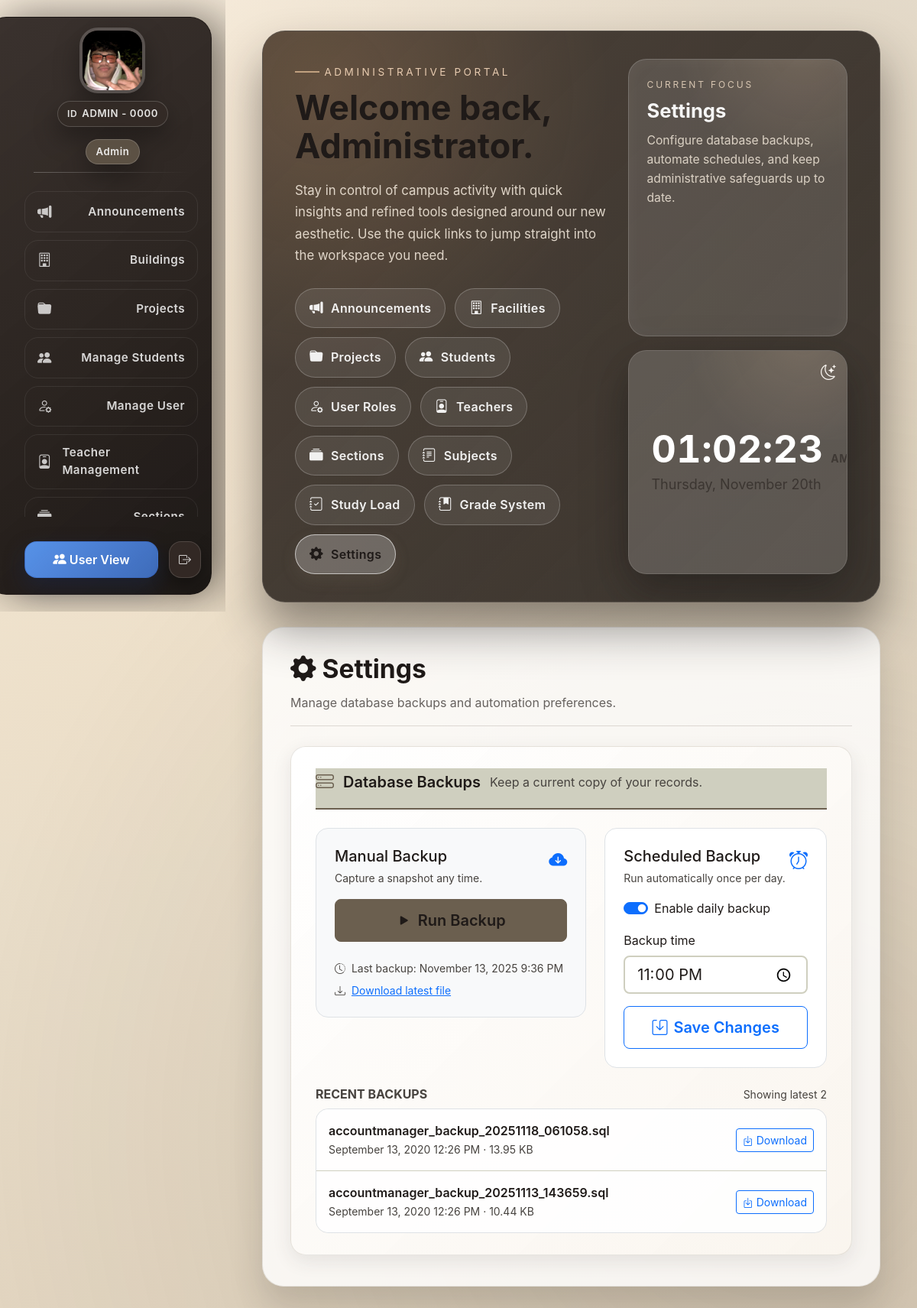
Page /public/admin_dashboard.php?section=settings (signed in) on the committed database.
### tables this page shows
CREATE TABLE `backup_settings` (
  `id` tinyint(3) unsigned NOT NULL,
  `schedule_enabled` tinyint(1) NOT NULL DEFAULT 0,
  `schedule_time` time DEFAULT NULL,
  `last_backup_at` datetime DEFAULT NULL,
  `last_backup_path` varchar(255) DEFAULT NULL,
  `last_scheduled_run` datetime DEFAULT NULL,
  `updated_at` timestamp NOT NULL DEFAULT current_timestamp() ON UPDATE current_timestamp(),
  PRIMARY KEY (`id`)
);

### BackEnd/admin/settings_section.php (the view, shortened to what this page needs)
<?php
$conn = Database::getInstance()->getConnection();
$conn->query("CREATE TABLE IF NOT EXISTS backup_settings (
  id TINYINT UNSIGNED PRIMARY KEY,
  schedule_enabled TINYINT(1) NOT NULL DEFAULT 0,
  schedule_time TIME NULL,
  last_backup_at DATETIME NULL,
  last_backup_path VARCHAR(255) NULL,
  last_scheduled_run DATETIME NULL,
  updated_at TIMESTAMP DEFAULT CURRENT_TIMESTAMP ON UPDATE CURRENT_TIMESTAMP
) ENGINE=InnoDB DEFAULT CHARSET=utf8mb4");
$conn->query("INSERT IGNORE INTO backup_settings (id, schedule_enabled) VALUES (1, 0)");
$projectRoot = dirname(__DIR__, 2);
$backendRoot = dirname(__DIR__);
$backupFolderName = 'backups';
$backupFolderFs = $backendRoot . DIRECTORY_SEPARATOR . $backupFolderName;
$settingsRow = [
  'schedule_enabled' => 0,
  'schedule_time' => null,
  'last_backup_at' => null,
  'last_backup_path' => null,
  'last_scheduled_run' => null
];
$settingsRes = $conn->query("SELECT schedule_enabled, schedule_time, last_backup_at, last_backup_path, last_scheduled_run FROM backup_settings WHERE id = 1 LIMIT 1");
if ($settingsRes && $settingsRes->num_rows > 0) {
  $settingsRow = $settingsRes->fetch_assoc();
}
$scheduleEnabled = isset($settingsRow['schedule_enabled']) && (int)$settingsRow['schedule_enabled'] === 1;
$scheduleTimeRaw = $settingsRow['schedule_time'] ?? '';
$scheduleTimeValue = $scheduleTimeRaw ? substr($scheduleTimeRaw, 0, 5) : '';
$lastBackupAt = $settingsRow['last_backup_at'] ?? null;
$lastBackupPath = $settingsRow['last_backup_path'] ?? '';
$lastBackupDownloadUrl = '';
if (!empty($lastBackupPath)) {
  $lastBackupRelative = ltrim(str_replace('\\', '/', $lastBackupPath), '/');
  $lastBackupFs = $projectRoot . DIRECTORY_SEPARATOR . str_replace(['/', '\\'], DIRECTORY_SEPARATOR, $lastBackupRelative);
  if (file_exists($lastBackupFs)) {
    $lastBackupDownloadUrl = '/TCC/' . str_replace('\\', '/', $lastBackupRelative);
  }
}
$availableBackups = [];
if (is_dir($backupFolderFs)) {
  $backupFiles = glob($backupFolderFs . DIRECTORY_SEPARATOR . '*.sql');
  if ($backupFiles !== false) {
    rsort($backupFiles);
    $backupFiles = array_slice($backupFiles, 0, 5);
    foreach ($backupFiles as $backupFile) {
      $size = @filesize($backupFile);
      $mtime = @filemtime($backupFile);
      $availableBackups[] = [
        'basename' => basename($backupFile),
        'size' => $size !== false ? $size : null,
        'created_at' => $mtime ? date('F j, Y g:i A', $mtime) : 'Unknown',
        'url' => '/TCC/BackEnd/backups/' . rawurlencode(basename($backupFile))
      ];
    }
  }
}
$formatFilesize = function ($bytes) {
  if ($bytes === null || $bytes === false) {
    return 'Unknown size';
  }
  $units = ['B', 'KB', 'MB', 'GB', 'TB'];
  $power = $bytes > 0 ? floor(log($bytes, 1024)) : 0;
  $power = min($power, count($units) - 1);
  $size = $bytes / pow(1024, $power);
  return number_format($size, 2) . ' ' . $units[$power];
};
?>
<div class="records-container">
  <div class="records-header">
    <h2 class="records-title">
      <i class="bi bi-gear-fill"></i> Settings
    </h2>
    <p class="records-subtitle">Manage database backups and automation preferences.</p>
  </div>
  <div class="records-main">
    <div class="info-card">
      <div class="card-header-modern">
        <i class="bi bi-hdd-stack"></i>
        <h3>Database Backups</h3>
        <p class="text-muted mb-0">Keep a current copy of your records.</p>
      </div>
      <div class="card-body">
        <div class="d-flex flex-column flex-lg-row gap-4">
          <div class="p-4 border rounded-4 bg-light flex-fill h-100">
            <div class="d-flex align-items-start justify-content-between mb-3">
              <div>
                <h4 class="mb-1 fs-5">Manual Backup</h4>
                <span class="text-muted small">Capture a snapshot any time.</span>
              </div>
              <i class="bi bi-cloud-arrow-down-fill text-primary fs-4"></i>
            </div>
            <form action="/TCC/BackEnd/admin/backup_settings.php" method="post" class="d-grid gap-3">
              <button type="submit" class="btn btn-primary btn-lg">
                <i class="bi bi-play-fill me-2"></i>Run Backup
              </button>
            </form>
            <ul class="list-unstyled mt-4 mb-0 small text-muted">
              <li>
                <i class="bi bi-clock-history me-1"></i>
                Last backup: <?php echo $lastBackupAt ? htmlspecialchars(date('F j, Y g:i A', strtotime($lastBackupAt))) : 'Not yet created'; ?>
              </li>
              <?php if ($lastBackupDownloadUrl): ?>
                <li class="mt-2">
                  <i class="bi bi-download me-1"></i>
                  <a href="<?php echo htmlspecialchars($lastBackupDownloadUrl); ?>" class="link-primary" target="_blank" rel="noopener">Download latest file</a>
                </li>
              <?php endif; ?>
            </ul>
          </div>
          <div class="p-4 border rounded-4 bg-white flex-fill h-100">
            <div class="d-flex align-items-start justify-content-between mb-3">
              <div>
                <h4 class="mb-1 fs-5">Scheduled Backup</h4>
                <span class="text-muted small">Run automatically once per day.</span>
              </div>
              <i class="bi bi-alarm text-primary fs-4"></i>
            </div>
            <form action="/TCC/BackEnd/admin/backup_settings.php" method="post" class="d-grid gap-3">
              <div class="form-check form-switch">
                <input class="form-check-input" type="checkbox" id="scheduleEnabledToggle" name="schedule_enabled" value="1" <?php echo $scheduleEnabled ? 'checked' : ''; ?> />
                <label class="form-check-label" for="scheduleEnabledToggle">Enable daily backup</label>
              </div>
              <div>
                <label class="form-label" for="scheduleTimeInput">Backup time</label>
                <input type="time" class="form-control form-control-lg" id="scheduleTimeInput" name="schedule_time" value="<?php echo htmlspecialchars($scheduleTimeValue); ?>" <?php echo $scheduleEnabled ? '' : 'disabled'; ?> />
              </div>
              <button type="submit" class="btn btn-outline-primary btn-lg">
                <i class="bi bi-save me-2"></i>Save Changes
              </button>
            </form>
          </div>
        </div>
        <div class="mt-4">
          <div class="d-flex align-items-center justify-content-between mb-2">
            <h4 class="fs-6 text-uppercase text-muted fw-bold mb-0">Recent Backups</h4>
            <?php if (!empty($availableBackups)): ?>
              <span class="small text-muted">Showing latest <?php echo count($availableBackups); ?></span>
            <?php endif; ?>
          </div>
          <?php if (empty($availableBackups)): ?>
            <p class="text-muted mb-0">No backups yet.</p>
          <?php else: ?>
            <ul class="list-group list-group-flush border rounded-4 overflow-hidden">
              <?php foreach ($availableBackups as $backupInfo): ?>
                <li class="list-group-item d-flex align-items-center justify-content-between flex-column flex-md-row gap-2">
                  <div>
                    <span class="fw-semibold d-block"><?php echo htmlspecialchars($backupInfo['basename']); ?></span>
                    <span class="text-muted small"><?php echo htmlspecialchars($backupInfo['created_at']); ?> · <?php echo htmlspecialchars($formatFilesize($backupInfo['size'])); ?></span>
                  </div>
                  <a href="<?php echo htmlspecialchars($backupInfo['url']); ?>" class="btn btn-outline-primary btn-sm" target="_blank" rel="noopener">
                    <i class="bi bi-box-arrow-in-down"></i> Download
                  </a>
                </li>
              <?php endforeach; ?>
            </ul>
          <?php endif; ?>
        </div>
      </div>
    </div>
  </div>
</div>

### public/css/home.css (style rules this page uses)
:root { --color-flora: #848170; --color-sage: #b1b09c; --color-ethereal: #d8daca; --color-bark: #2f2926; --color-cliff: #5a554c; }
body { margin: 0; padding: 0; background: radial-gradient(circle at 8% 16%, rgba(255, 212, 173, 0.28), transparent 54%), radial-gradient(circle at 92% 12%, rgba(180, 162, 132, 0.22), transparent 48%), linear-gradient(160deg, #faf5ec 0%, #f0e4d3 50%, #e1d2be 100%); font-family: -apple-system, BlinkMacSystemFont, "Segoe UI", Roboto, "Helvetica Neue", Arial; color: var(--color-bark); min-height: 100vh; }
body::before { content: ''; position: fixed; inset: 0; pointer-events: none; background: radial-gradient(circle at 78% 82%, rgba(158, 139, 118, 0.18), transparent 62%); z-index: 0; }
.records-container { display: flex; flex-direction: column; gap: 26px; padding: 34px 36px 40px; background: rgba(255, 255, 255, 0.9); border-radius: 28px; border: 1px solid rgba(129, 116, 102, 0.18); box-shadow: 0 26px 45px rgba(58, 51, 46, 0.12); }
.records-header { display: flex; flex-direction: column; gap: 12px; border-bottom: 1px solid rgba(129, 116, 102, 0.22); padding-bottom: 18px; }
.records-title { font-size: 2.05rem; font-weight: 700; color: var(--color-bark); margin: 0; }
.records-subtitle { margin: 0; color: rgba(47, 41, 38, 0.64); font-size: 1rem; }
.records-main { display: grid; gap: 28px; }
.info-card { background: rgba(255, 255, 255, 0.9); -webkit-backdrop-filter: blur(16px); backdrop-filter: blur(16px); border-radius: 24px; padding: 30px 32px; box-shadow: 0 26px 48px rgba(58, 51, 46, 0.12); border: 1px solid rgba(129, 116, 102, 0.16); transition: transform 0.25s ease, box-shadow 0.25s ease; }
.card-header-modern { display: flex; align-items: center; gap: 12px; margin-bottom: 24px; padding-bottom: 16px; border-bottom: 2px solid var(--color-ethereal); }
.card-header-modern i { font-size: 1.5rem; color: var(--color-flora); }
.card-header-modern h3 { font-size: 1.25rem; font-weight: 600; color: var(--color-bark); margin: 0; }
.list-group-item { border: none; border-bottom: 1px solid var(--color-ethereal); padding: 16px; transition: background 0.2s ease; }
.list-group-item:last-child { border-bottom: none; }

### rows in the picture
backup_settings: last_backup_at "November 13, 2025 9:36 PM", schedule_enabled "☑", schedule_time "23:00"

### other values in the picture
$schoolId "ADMIN - 0000"
$userRole "Admin"
$adminName "Administrator"
$activeSpotlight['title'] "Settings"
$activeSpotlight['copy'] "Configure database backups, automate schedules, and keep administrative safeguards up to date."
count($availableBackups) "2"
$backupInfo['basename'] "accountmanager_backup_20251118_061058.sql"
$backupInfo['created_at'] "September 13, 2020 12:26 PM"
$formatFilesize($backupInfo['size']) "13.95 KB"
$backupInfo['basename'] "accountmanager_backup_20251113_143659.sql"
$formatFilesize($backupInfo['size']) "10.44 KB"
